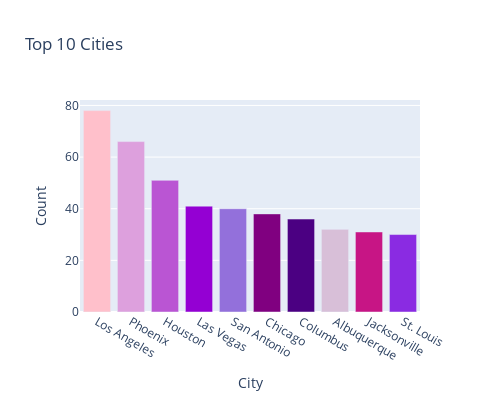

The notebook cell this image was saved under:
### Code cell
city = df['city'].value_counts().head(10)
fig = px.bar(x = city.index, y = city, title = 'Top 10 Cities', height = 400, width = 500)
fig.update_layout(xaxis_title = 'City', yaxis_title = 'Count')
fig.update_traces(marker_color = ['pink', 'plum', 'mediumorchid', 'darkviolet', 'mediumpurple', 'purple', 'indigo', 'thistle', 'mediumvioletred', 'blueviolet'])
fig.show()

### Figure 1 — Plotly figure (JSON) as saved in the notebook; plotly's stock layout.template omitted (floating-point values rounded to 4 significant figures)
{"data": [{"alignmentgroup": "True", "hovertemplate": "x=%{x}<br>y=%{y}<extra></extra>", "legendgroup": "", "marker": {"color": ["pink", "plum", "mediumorchid", "darkviolet", "mediumpurple", "purple", "indigo", "thistle", "mediumvioletred", "blueviolet"]}, "name": "", "offsetgroup": "", "orientation": "v", "showlegend": false, "textposition": "auto", "type": "bar", "x": ["Los Angeles", "Phoenix", "Houston", "Las Vegas", "San Antonio", "Chicago", "Columbus", "Albuquerque", "Jacksonville", "St. Louis"], "xaxis": "x", "y": [78, 66, 51, 41, 40, 38, 36, 32, 31, 30], "yaxis": "y"}], "layout": {"barmode": "relative", "height": 400, "legend": {"tracegroupgap": 0}, "title": {"text": "Top 10 Cities"}, "width": 500, "xaxis": {"anchor": "y", "domain": [0, 1], "title": {"text": "City"}}, "yaxis": {"anchor": "x", "domain": [0, 1], "title": {"text": "Count"}}}}
